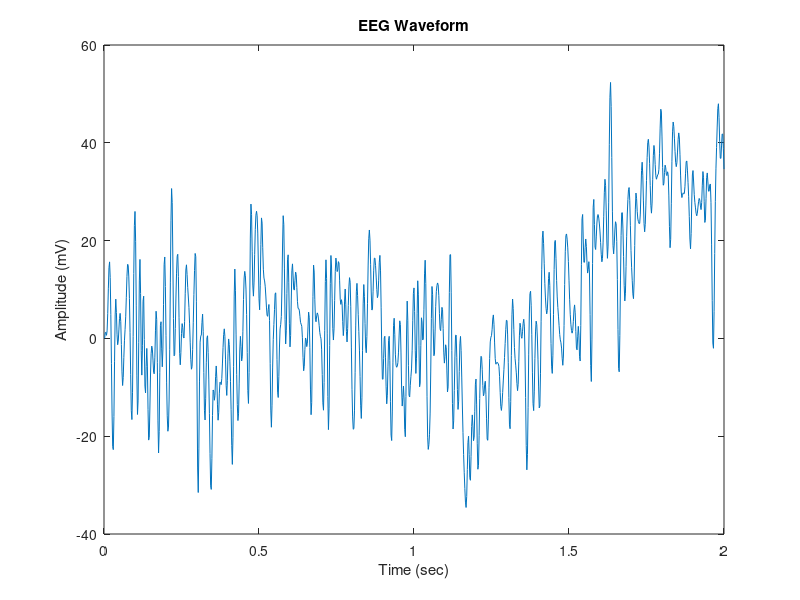
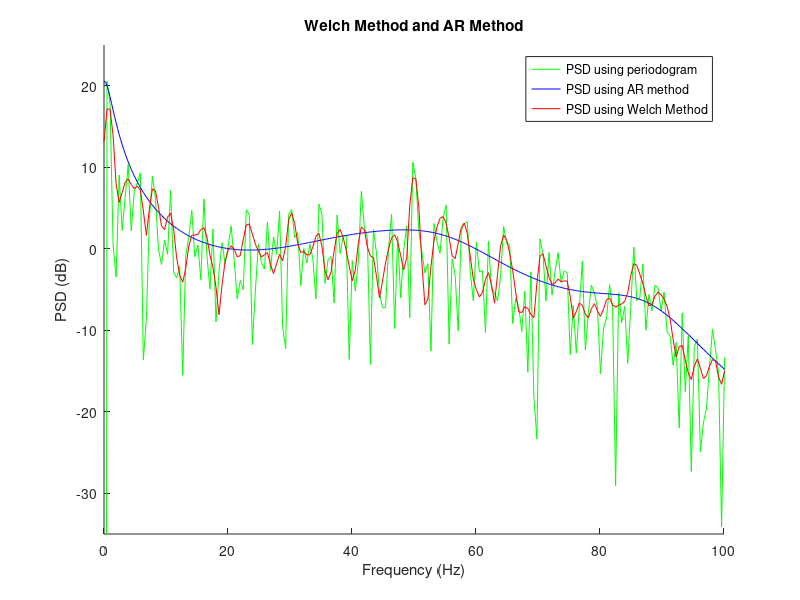
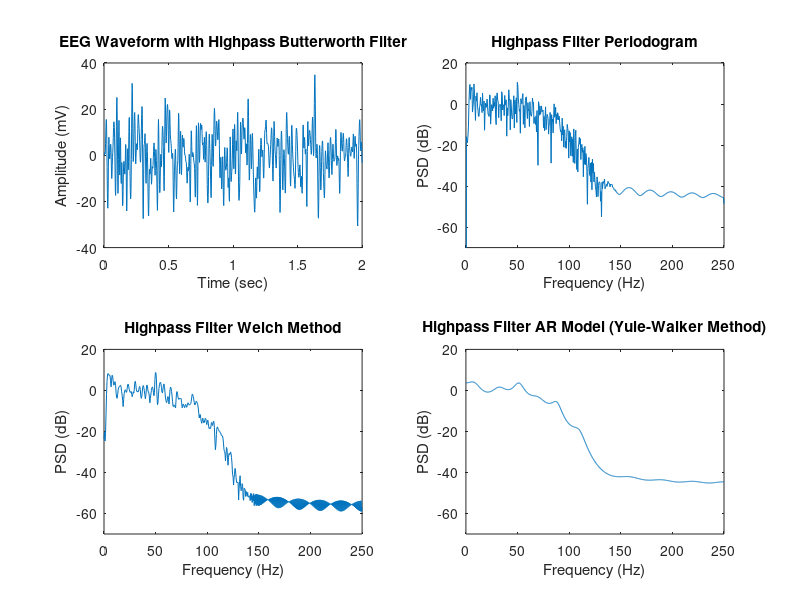
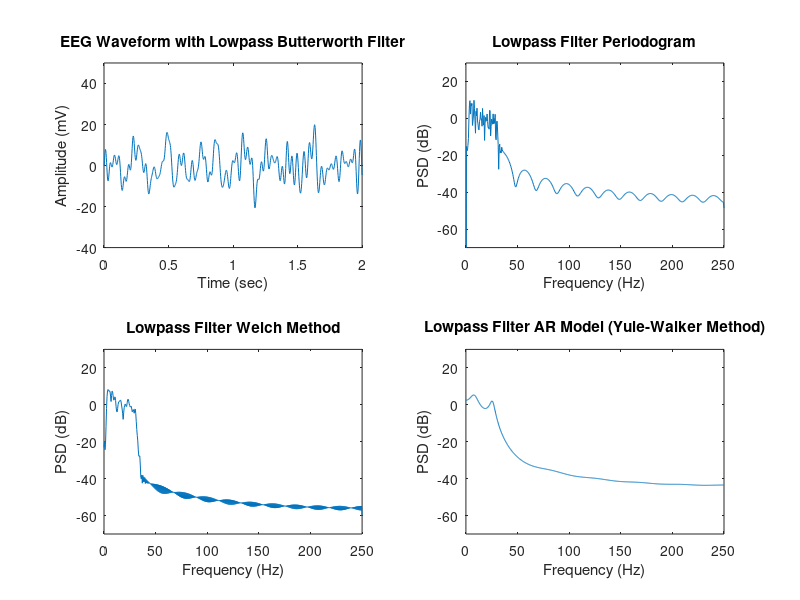

The MATLAB script that drew these images, in order:
clear all;
close all;

%% ======================================================= %%
% ELEC 6081 Biomedical Signals and Systems
% Assignment 1
% by Sheshan Aaron, 10/2014

%% Load data and specify parameters
load assg1_eegdata % load data
N = length(eeg); % data length
t = [1:N]/Fs; % time axis
%% Display EMG data
figure
plot(t,eeg)
xlabel('Time (sec)')
ylabel('Amplitude (mV)')
title('EEG Waveform')
set(gca,'xlim',[0, max(t)]) % set the limits of time in the plot
%% Calculate periodogram of original signal
x = detrend(eeg); % detrending
nfft = 2^nextpow2(N); % number of FFT points
[P_per, f] = periodogram(x,[],nfft,Fs); % calculate periodogram
%% Calculate PSD of original signal using Welch Method
nfft = 2^nextpow2(N);
[wPS,wF] = pwelch(detrend(eeg),hamming(500),[],nfft, Fs);%default is hamming window with 50% overlap, change segment length 2000,1000, 5000
%% Calculate AR-based PSD of original signal using Yule-Walker Method
%model order selection AIC
for p = 1:200 %model order from 1 to 200
    [junk_ar_coeffs, NoiseVariance(p)] = aryule(eeg, p);
    aic(p) = N*log(NoiseVariance(p)) + 2*p;
    %bic(p) = N*log(NoiseVariance(p)) + log(N)*p;
    %fpe(p) = (NoiseVariance(p))*(N+p+1)/(N-p-1);
end
[junk, p_aic] = min(aic); %optimal order seleted by AIC
%[junk, p_bic] = min(aic); %optimal order seleted by BIC
%[junk, p_fpe] = min(aic); %optimal order seleted by FPE

p = p_aic; %model order
nfft =  2^nextpow2(N);
[arPS, arF] = pyulear(eeg, p, nfft, Fs);
%% PSD of orginal signal using Periodogram, Welch and AR (Yule-Walker) Methods
figure
hold on
plot(f,10*log10(P_per),'g')
plot(arF,10*log10(arPS),'b')
plot(wF,10*log10(wPS),'r')
xlabel('Frequency (Hz)')
ylabel('PSD (dB)')
title('Welch Method and AR Method')
set(gca,'xlim',[0, 100],'ylim',[-35 25]) % set the limits of frequency and PSD in the plot
legend('PSD using periodogram','PSD using AR method','PSD using Welch Method')
%% highpass filter
Wp = 3/(Fs/2);
Ws = 1/(Fs/2);
Rp = 3;
Rs = 60;
[n, Wn] = buttord(Wp,Ws,Rp, Rs);
%[b a] = ellip(n, Rp, Rs, Wn, 'high');
[b a] = butter(n, Wn, 'high');
[h,f] = freqz(b, a, N, Fs);
h = 20*log10(abs(h));
figure
semilogx(f,h, 'b'); axis tight
plot(f, h)
xlabel('Frequency (Hz)'); ylabel('X(f)(dB)');
title('Butterworth Highpass filter');

%apply filter to original signal
y = filtfilt(b, a, eeg);
subplot(2,2,1);
plot(t,y)
xlabel('Time (sec)')
ylabel('Amplitude (mV)')
title('EEG Waveform with Highpass Butterworth Filter')
set(gca,'ylim',[-40, 40]) % set the limits of time in the plot

% Calculate PSD of highpass signal using periodogram
x = detrend(y); % detrending
nfft = 2^nextpow2(N); % number of FFT points
[P_per, f] = periodogram(x,[],nfft,Fs); % calculate periodogram
% Display PSD of filtifilt signal using periodogram
subplot(2,2,2);
plot(f,10*log10(P_per))
xlabel('Frequency (Hz)')
ylabel('PSD (dB)')
title('Highpass Filter Periodogram')
set(gca,'xlim',[0, Fs/2],'ylim',[-70 20]) % set the limits of frequency and PSD in the plot

% Calculate PSD of highpass signal using Welch Method
nfft = 2^nextpow2(N);
[PS,F] = pwelch(detrend(y),hamming(500),[],nfft, Fs);%default is hamming window with 50% overlap, change segment length 2000,1000, 5000
subplot(2,2,3);
plot(F,10*log10(PS))
xlabel('Frequency (Hz)')
ylabel('PSD (dB)')
title('Highpass Filter Welch Method')
set(gca,'xlim',[0, Fs/2],'ylim',[-70 20]) % set the limits of frequency and PSD in the plot

%Calculate AR-based PSD of highpass signal using Yule-Walker Method
%model order selection AIC
for p = 1:200 %model order from 1 to 200
    [junk_ar_coeffs, NoiseVariance(p)] = aryule(y, p);
    aic(p) = N*log(NoiseVariance(p)) + 2*p;
    %bic(p) = N*log(NoiseVariance(p)) + log(N)*p;
    %fpe(p) = (NoiseVariance(p))*(N+p+1)/(N-p-1);
end
[junk, p_aic] = min(aic); %optimal order seleted by AIC
%[junk, p_bic] = min(aic); %optimal order seleted by BIC
%[junk, p_fpe] = min(aic); %optimal order seleted by FPE

p = p_aic; %model order
nfft =  2^nextpow2(N);
[PS, F] = pyulear(y, p, nfft, Fs);
subplot(2,2,4);
plot(F,10*log10(PS))
xlabel('Frequency (Hz)')
ylabel('PSD (dB)')
title('Highpass Filter AR Model (Yule-Walker Method)')
set(gca,'xlim',[0, Fs/2],'ylim',[-70 20]) % set the limits of frequency and PSD in the plot

%% lowpass filter
Wp = 30/(Fs/2);
Ws = 50/(Fs/2);
Rp = 3;
Rs = 60;
[n, Wn] = buttord(Wp,Ws,Rp, Rs);
%[c d] = ellip(n, Rp, Rs, Wn, 'low');
[c d] = butter(n, Wn, 'low');
[h,f] = freqz(c, d, N, Fs);
h = 20*log10(abs(h));
figure
semilogx(f,h, 'b'); axis tight
plot(f, h)
xlabel('Frequency (Hz)'); ylabel('X(f)(dB)');
title('Butterworth Lowpass filter');
%apply filter to original signal
y2 = filtfilt(c, d, y);
subplot(2,2,1);
plot(t,y2)
xlabel('Time (sec)')
ylabel('Amplitude (mV)')
title('EEG Waveform with Lowpass Butterworth Filter')
set(gca,'ylim',[-40, 50]) % set the limits of time in the plot

% Calculate PSD of lowpass signal using periodogram
x = detrend(y2); % detrending
nfft = 2^nextpow2(N); % number of FFT points
[P_per, f] = periodogram(x,[],nfft,Fs); % calculate periodogram
% Display PSD of filtifilt signal using periodogram
subplot(2,2,2);
plot(f,10*log10(P_per))
xlabel('Frequency (Hz)')
ylabel('PSD (dB)')
title('Lowpass Filter Periodogram')
set(gca,'xlim',[0, Fs/2],'ylim',[-70 30]) % set the limits of frequency and PSD in the plot

% Calculate PSD of lowpass signal using Welch Method
nfft = 2^nextpow2(N);
[PS,F] = pwelch(detrend(y2),hamming(500),[],nfft, Fs);%default is hamming window with 50% overlap, change segment length 2000,1000, 5000
subplot(2,2,3);
plot(F,10*log10(PS))
xlabel('Frequency (Hz)')
ylabel('PSD (dB)')
title('Lowpass Filter Welch Method')
set(gca,'xlim',[0, Fs/2],'ylim',[-70 30]) % set the limits of frequency and PSD in the plot

%Calculate AR-based PSD of lowpass signal using Yule-Walker Method
%model order selection AIC
for p = 1:200 %model order from 1 to 200
    [junk_ar_coeffs, NoiseVariance(p)] = aryule(y2, p);
    aic(p) = N*log(NoiseVariance(p)) + 2*p;
    %bic(p) = N*log(NoiseVariance(p)) + log(N)*p;
    %fpe(p) = (NoiseVariance(p))*(N+p+1)/(N-p-1);
end
[junk, p_aic] = min(aic); %optimal order seleted by AIC
%[junk, p_bic] = min(aic); %optimal order seleted by BIC
%[junk, p_fpe] = min(aic); %optimal order seleted by FPE

p = p_aic; %model order
ssssnfft =  2^nextpow2(N);
[PS, F] = pyulear(y2, p, nfft, Fs);
subplot(2,2,4);
plot(F,10*log10(PS))
xlabel('Frequency (Hz)')
ylabel('PSD (dB)')
title('Lowpass Filter AR Model (Yule-Walker Method)')
set(gca,'xlim',[0, Fs/2],'ylim',[-70 30]) % set the limits of frequency and PSD in the plot
